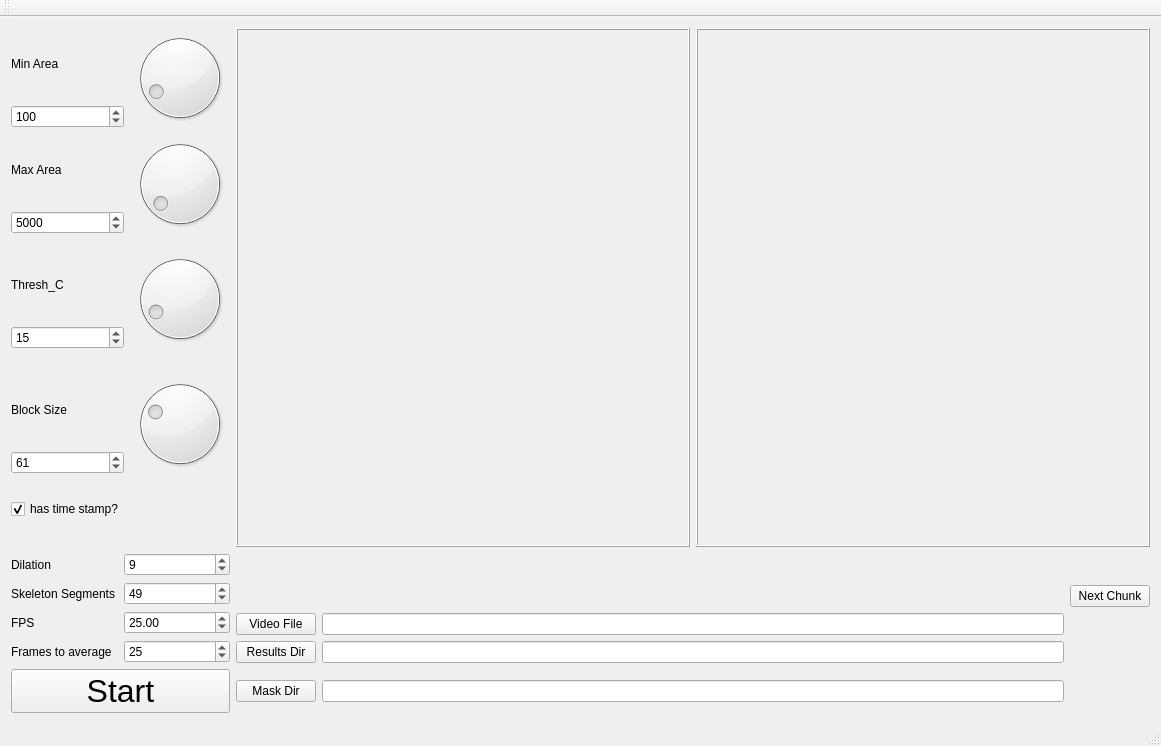
<?xml version="1.0" encoding="UTF-8"?>
<ui version="4.0">
 <class>MainWindow</class>
 <widget class="QMainWindow" name="MainWindow">
  <property name="geometry">
   <rect>
    <x>0</x>
    <y>0</y>
    <width>1161</width>
    <height>746</height>
   </rect>
  </property>
  <property name="windowTitle">
   <string>MainWindow</string>
  </property>
  <widget class="QWidget" name="centralWidget">
   <layout class="QGridLayout" name="gridLayout">
    <item row="3" column="0">
     <layout class="QVBoxLayout" name="verticalLayout_4">
      <item>
       <widget class="QLabel" name="label_2">
        <property name="text">
         <string>Thresh_C</string>
        </property>
       </widget>
      </item>
      <item>
       <widget class="QSpinBox" name="spinBox_thresh_C">
        <property name="minimum">
         <number>-100</number>
        </property>
        <property name="maximum">
         <number>100</number>
        </property>
        <property name="value">
         <number>15</number>
        </property>
       </widget>
      </item>
     </layout>
    </item>
    <item row="18" column="3" colspan="2">
     <widget class="QLineEdit" name="lineEdit_results"/>
    </item>
    <item row="0" column="1">
     <widget class="QDial" name="dial_min_area">
      <property name="maximum">
       <number>1000</number>
      </property>
      <property name="value">
       <number>100</number>
      </property>
     </widget>
    </item>
    <item row="1" column="1">
     <widget class="QDial" name="dial_max_area">
      <property name="minimum">
       <number>100</number>
      </property>
      <property name="maximum">
       <number>100000</number>
      </property>
      <property name="value">
       <number>5000</number>
      </property>
     </widget>
    </item>
    <item row="0" column="0">
     <layout class="QVBoxLayout" name="verticalLayout">
      <item>
       <widget class="QLabel" name="label">
        <property name="text">
         <string>Min Area</string>
        </property>
       </widget>
      </item>
      <item>
       <widget class="QSpinBox" name="spinBox_min_area">
        <property name="maximum">
         <number>1000</number>
        </property>
        <property name="value">
         <number>100</number>
        </property>
       </widget>
      </item>
     </layout>
    </item>
    <item row="3" column="1">
     <widget class="QDial" name="dial_thresh_C">
      <property name="minimum">
       <number>5</number>
      </property>
      <property name="maximum">
       <number>100</number>
      </property>
      <property name="value">
       <number>15</number>
      </property>
     </widget>
    </item>
    <item row="6" column="1">
     <widget class="QDial" name="dial_block_size">
      <property name="minimum">
       <number>5</number>
      </property>
      <property name="maximum">
       <number>200</number>
      </property>
      <property name="value">
       <number>61</number>
      </property>
     </widget>
    </item>
    <item row="19" column="2">
     <widget class="QPushButton" name="pushButton_mask">
      <property name="text">
       <string>Mask Dir</string>
      </property>
     </widget>
    </item>
    <item row="6" column="0">
     <layout class="QVBoxLayout" name="verticalLayout_3">
      <item>
       <widget class="QLabel" name="label_3">
        <property name="text">
         <string>Block Size</string>
        </property>
       </widget>
      </item>
      <item>
       <widget class="QSpinBox" name="spinBox_block_size">
        <property name="minimum">
         <number>5</number>
        </property>
        <property name="maximum">
         <number>200</number>
        </property>
        <property name="value">
         <number>61</number>
        </property>
       </widget>
      </item>
     </layout>
    </item>
    <item row="1" column="0">
     <layout class="QVBoxLayout" name="verticalLayout_2">
      <item>
       <widget class="QLabel" name="label_4">
        <property name="text">
         <string>Max Area</string>
        </property>
       </widget>
      </item>
      <item>
       <widget class="QSpinBox" name="spinBox_max_area">
        <property name="minimum">
         <number>100</number>
        </property>
        <property name="maximum">
         <number>100000</number>
        </property>
        <property name="value">
         <number>5000</number>
        </property>
       </widget>
      </item>
     </layout>
    </item>
    <item row="19" column="0" colspan="2">
     <widget class="QPushButton" name="pushButton_start">
      <property name="font">
       <font>
        <pointsize>24</pointsize>
       </font>
      </property>
      <property name="mouseTracking">
       <bool>false</bool>
      </property>
      <property name="autoFillBackground">
       <bool>false</bool>
      </property>
      <property name="text">
       <string>Start</string>
      </property>
      <property name="checkable">
       <bool>false</bool>
      </property>
     </widget>
    </item>
    <item row="17" column="2">
     <widget class="QPushButton" name="pushButton_video">
      <property name="text">
       <string>Video File</string>
      </property>
     </widget>
    </item>
    <item row="18" column="2">
     <widget class="QPushButton" name="pushButton_results">
      <property name="text">
       <string>Results Dir</string>
      </property>
     </widget>
    </item>
    <item row="19" column="3" colspan="2">
     <widget class="QLineEdit" name="lineEdit_mask">
      <property name="readOnly">
       <bool>true</bool>
      </property>
     </widget>
    </item>
    <item row="17" column="3" colspan="2">
     <widget class="QLineEdit" name="lineEdit_video"/>
    </item>
    <item row="16" column="4">
     <spacer name="horizontalSpacer_2">
      <property name="orientation">
       <enum>Qt::Horizontal</enum>
      </property>
      <property name="sizeHint" stdset="0">
       <size>
        <width>40</width>
        <height>20</height>
       </size>
      </property>
     </spacer>
    </item>
    <item row="16" column="3">
     <spacer name="horizontalSpacer_3">
      <property name="orientation">
       <enum>Qt::Horizontal</enum>
      </property>
      <property name="sizeType">
       <enum>QSizePolicy::MinimumExpanding</enum>
      </property>
      <property name="sizeHint" stdset="0">
       <size>
        <width>40</width>
        <height>20</height>
       </size>
      </property>
     </spacer>
    </item>
    <item row="16" column="5">
     <widget class="QPushButton" name="pushButton_next">
      <property name="sizePolicy">
       <sizepolicy hsizetype="Maximum" vsizetype="Fixed">
        <horstretch>0</horstretch>
        <verstretch>0</verstretch>
       </sizepolicy>
      </property>
      <property name="text">
       <string>Next Chunk</string>
      </property>
     </widget>
    </item>
    <item row="0" column="4" rowspan="13" colspan="2">
     <widget class="QLabel" name="label_mask">
      <property name="sizePolicy">
       <sizepolicy hsizetype="Ignored" vsizetype="Ignored">
        <horstretch>0</horstretch>
        <verstretch>0</verstretch>
       </sizepolicy>
      </property>
      <property name="frameShape">
       <enum>QFrame::Box</enum>
      </property>
      <property name="frameShadow">
       <enum>QFrame::Raised</enum>
      </property>
      <property name="text">
       <string/>
      </property>
     </widget>
    </item>
    <item row="0" column="2" rowspan="13" colspan="2">
     <widget class="QLabel" name="label_full">
      <property name="sizePolicy">
       <sizepolicy hsizetype="Ignored" vsizetype="Ignored">
        <horstretch>0</horstretch>
        <verstretch>0</verstretch>
       </sizepolicy>
      </property>
      <property name="frameShape">
       <enum>QFrame::Box</enum>
      </property>
      <property name="frameShadow">
       <enum>QFrame::Raised</enum>
      </property>
      <property name="text">
       <string/>
      </property>
      <property name="wordWrap">
       <bool>false</bool>
      </property>
     </widget>
    </item>
    <item row="9" column="0">
     <widget class="QCheckBox" name="checkBox_hasTimestamp">
      <property name="text">
       <string>has time stamp?</string>
      </property>
      <property name="checked">
       <bool>true</bool>
      </property>
     </widget>
    </item>
    <item row="15" column="0" rowspan="4" colspan="2">
     <layout class="QGridLayout" name="gridLayout_3">
      <item row="0" column="0">
       <widget class="QLabel" name="label_6">
        <property name="text">
         <string>Dilation</string>
        </property>
       </widget>
      </item>
      <item row="1" column="0">
       <widget class="QLabel" name="label_skelSeg">
        <property name="text">
         <string>Skeleton Segments</string>
        </property>
       </widget>
      </item>
      <item row="2" column="1">
       <widget class="QDoubleSpinBox" name="spinBox_fps">
        <property name="value">
         <double>25.000000000000000</double>
        </property>
       </widget>
      </item>
      <item row="2" column="0">
       <widget class="QLabel" name="label_fps">
        <property name="text">
         <string>FPS</string>
        </property>
       </widget>
      </item>
      <item row="3" column="1">
       <widget class="QSpinBox" name="spinBox_buff_size">
        <property name="minimum">
         <number>1</number>
        </property>
        <property name="maximum">
         <number>1000</number>
        </property>
        <property name="value">
         <number>25</number>
        </property>
       </widget>
      </item>
      <item row="3" column="0">
       <widget class="QLabel" name="label_5">
        <property name="text">
         <string>Frames to average</string>
        </property>
       </widget>
      </item>
      <item row="1" column="1">
       <widget class="QSpinBox" name="spinBox_skelSeg">
        <property name="value">
         <number>49</number>
        </property>
       </widget>
      </item>
      <item row="0" column="1">
       <widget class="QSpinBox" name="spinBox_dilation_size">
        <property name="minimum">
         <number>1</number>
        </property>
        <property name="maximum">
         <number>999</number>
        </property>
        <property name="value">
         <number>9</number>
        </property>
       </widget>
      </item>
     </layout>
    </item>
   </layout>
  </widget>
  <widget class="QMenuBar" name="menuBar">
   <property name="geometry">
    <rect>
     <x>0</x>
     <y>0</y>
     <width>1161</width>
     <height>22</height>
    </rect>
   </property>
  </widget>
  <widget class="QToolBar" name="mainToolBar">
   <attribute name="toolBarArea">
    <enum>TopToolBarArea</enum>
   </attribute>
   <attribute name="toolBarBreak">
    <bool>false</bool>
   </attribute>
  </widget>
  <widget class="QStatusBar" name="statusBar"/>
 </widget>
 <layoutdefault spacing="6" margin="11"/>
 <resources/>
 <connections/>
</ui>
